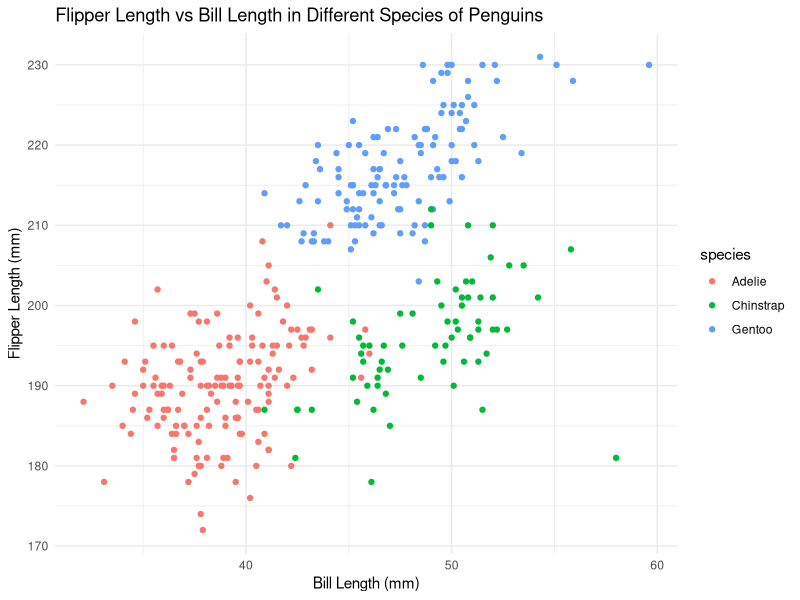
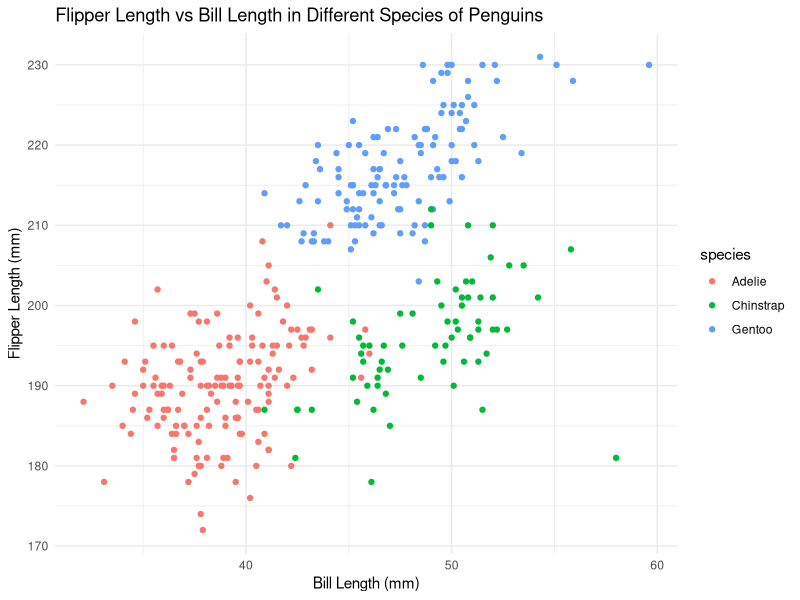

Write the R code that produced these figures, in order.
## ---- chunk 1
# Library necessary packages
library(ggplot2)
library(tidyverse)
## ---- chunk 2
# Load "penguins" dataset
library(palmerpenguins)
data("penguins", package = "palmerpenguins")
## ---- chunk 3
# Look at data
tail(penguins, 5)
skimr::skim(penguins)
## ---- chunk 4
library(ggplot2)
ggplot(data = penguins, aes(x = bill_length_mm, y = flipper_length_mm, color = species)) +
  geom_point(na.rm = TRUE) +
  labs(title = "Flipper Length vs Bill Length in Different Species of Penguins",
       x = "Bill Length (mm)",
       y = "Flipper Length (mm)") +
  theme_minimal()
## ---- chunk 5
ggsave("penguins_scatter_plot.pdf", height = 4, width = 6)
